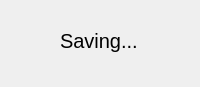
<?xml version="1.0" encoding="UTF-8"?>
<ui version="4.0">
 <class>Dialog</class>
 <widget class="QDialog" name="Dialog">
  <property name="windowModality">
   <enum>Qt::WindowModal</enum>
  </property>
  <property name="geometry">
   <rect>
    <x>0</x>
    <y>0</y>
    <width>200</width>
    <height>87</height>
   </rect>
  </property>
  <property name="windowTitle">
   <string>Please wait</string>
  </property>
  <property name="modal">
   <bool>true</bool>
  </property>
  <widget class="QLabel" name="label">
   <property name="geometry">
    <rect>
     <x>60</x>
     <y>20</y>
     <width>101</width>
     <height>41</height>
    </rect>
   </property>
   <property name="font">
    <font>
     <pointsize>15</pointsize>
    </font>
   </property>
   <property name="text">
    <string>Saving...</string>
   </property>
  </widget>
 </widget>
 <resources/>
 <connections/>
</ui>
